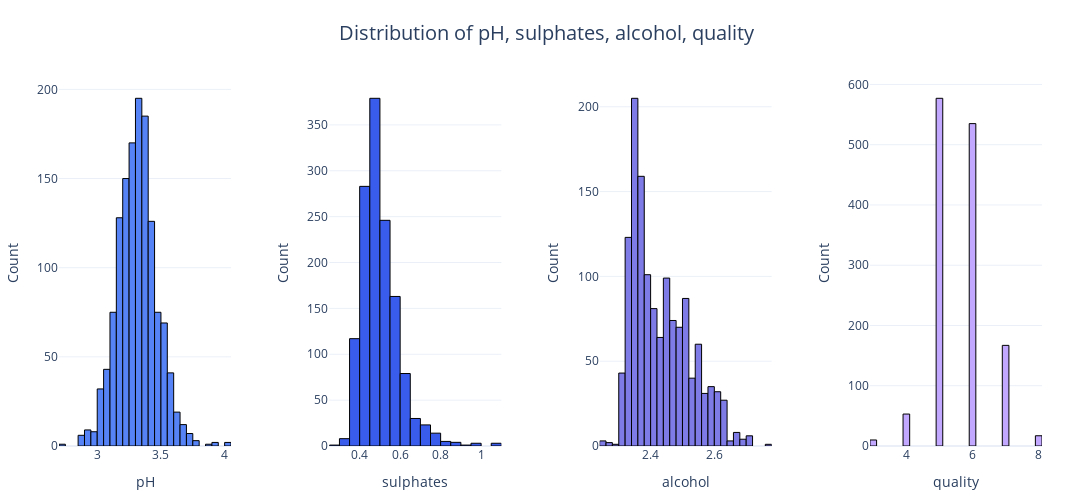

Here is the notebook cell this chart was saved with:
### Code cell
plot_histograms(transformed_wine_df, ["pH", "sulphates", "alcohol", "quality"], save_path="images/histograms2_transformed.png")

### Figure 1 — Plotly figure (JSON) as saved in the notebook; plotly's stock layout.template omitted (floating-point values rounded to 4 significant figures; data arrays with more than 128 entries replaced by an {"elided": "..."} marker saying what was removed)
{"data": [{"marker": {"color": "#5684F7", "line": {"color": "#000000", "width": 1}}, "name": "pH", "nbinsx": 40, "type": "histogram", "x": {"elided": "1359 float values"}, "xaxis": "x", "yaxis": "y"}, {"marker": {"color": "#3A5CED", "line": {"color": "#000000", "width": 1}}, "name": "sulphates", "nbinsx": 40, "type": "histogram", "x": {"elided": "1359 float values"}, "xaxis": "x2", "yaxis": "y2"}, {"marker": {"color": "#7E7AE6", "line": {"color": "#000000", "width": 1}}, "name": "alcohol", "nbinsx": 40, "type": "histogram", "x": {"elided": "1359 float values"}, "xaxis": "x3", "yaxis": "y3"}, {"marker": {"color": "#C2A9FF", "line": {"color": "#000000", "width": 1}}, "name": "quality", "nbinsx": 40, "type": "histogram", "x": {"elided": "1359 int values"}, "xaxis": "x4", "yaxis": "y4"}], "layout": {"height": 500, "margin": {"b": 50, "l": 50, "r": 50, "t": 80}, "showlegend": false, "title": {"font": {"size": 20}, "text": "Distribution of pH, sulphates, alcohol, quality", "x": 0.5}, "width": 1600, "xaxis": {"anchor": "y", "domain": [0, 0.175], "title": {"font": {"size": 14}, "text": "pH"}}, "xaxis2": {"anchor": "y2", "domain": [0.275, 0.45], "title": {"font": {"size": 14}, "text": "sulphates"}}, "xaxis3": {"anchor": "y3", "domain": [0.55, 0.725], "title": {"font": {"size": 14}, "text": "alcohol"}}, "xaxis4": {"anchor": "y4", "domain": [0.825, 1], "title": {"font": {"size": 14}, "text": "quality"}}, "yaxis": {"anchor": "x", "domain": [0, 1], "title": {"font": {"size": 14}, "text": "Count"}}, "yaxis2": {"anchor": "x2", "domain": [0, 1], "title": {"font": {"size": 14}, "text": "Count"}}, "yaxis3": {"anchor": "x3", "domain": [0, 1], "title": {"font": {"size": 14}, "text": "Count"}}, "yaxis4": {"anchor": "x4", "domain": [0, 1], "title": {"font": {"size": 14}, "text": "Count"}}}}
